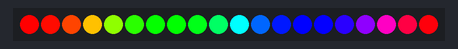
This sketch was run on a simulated ESP8266 (NodeMCU). On the bench: 20 RGB LEDs in strip order, left to right.

Above: at 0.15 s.
At 2.25 s:
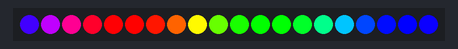
At 4.66 s:
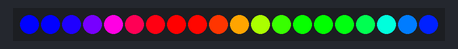
At 10.07 s:
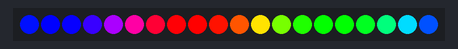
At 15.18 s:
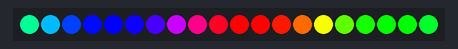
At 20.29 s:
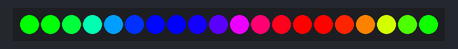

Measured:
- by itself, everything shown: repeats every 19.2 s, in 64 steps

The sketch:

RainbowStrip.ino
```cpp
#include <Adafruit_NeoPixel.h>

#define LED_PIN D4

#define LED_COUNT 20

Adafruit_NeoPixel strip(LED_COUNT, LED_PIN, NEO_GRB + NEO_KHZ800);

void setup() {
  strip.begin();
  strip.show();
  strip.setBrightness(255);
}

void loop() {
  rainbow(10);
}

void rainbow(int wait) {
  for (long firstPixelHue = 0; firstPixelHue < 5 * 65536; firstPixelHue += 256) {
    strip.rainbow(firstPixelHue);
    strip.show();
    delay(wait);
  }
}
```
